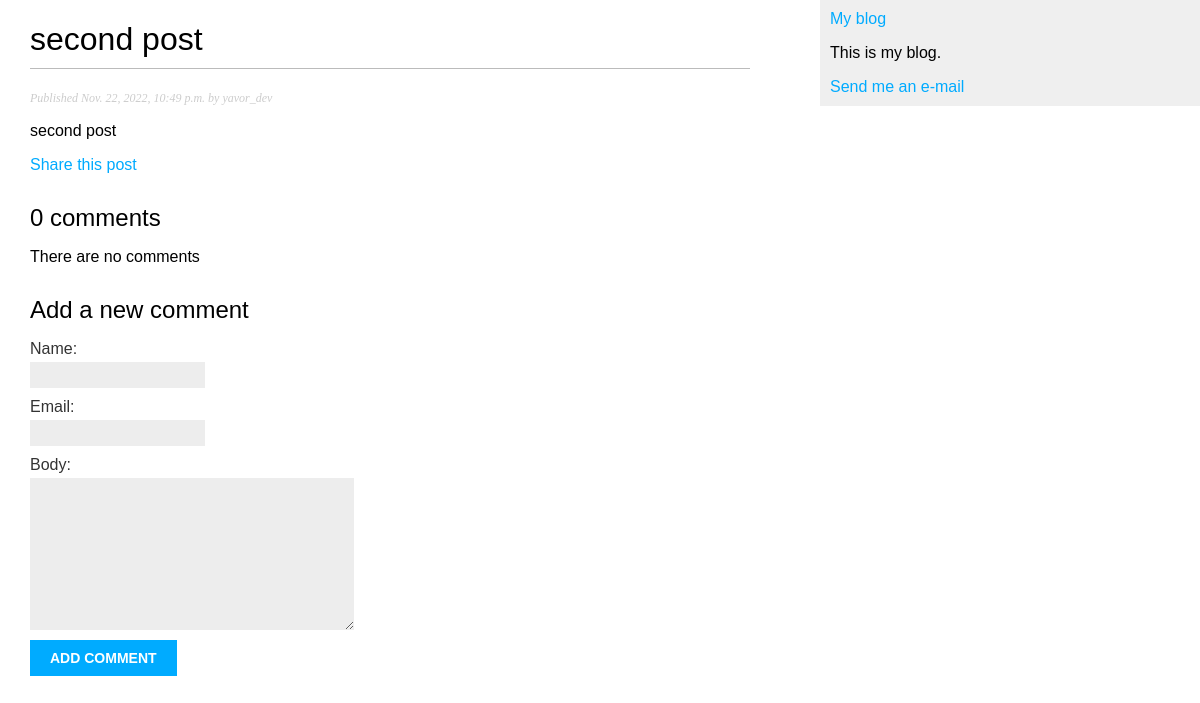
The page /blog/2022/11/22/second-post on the database its author committed.
### blog/models.py (models this page shows, shortened)
class Post(models.Model):
	STATUS_CHOICES = (
		('draft', 'Draft'),
		('published', 'Published'),
	)
	title = models.CharField(max_length=250)
	slug = models.SlugField(max_length=250, unique_for_date='publish')
	author = models.ForeignKey(User, on_delete=models.CASCADE, related_name='blog_posts')
	body = models.TextField()
	publish = models.DateTimeField(default=timezone.now)
	created = models.DateTimeField(auto_now_add=True)
	updated = models.DateTimeField(auto_now=True)
	status = models.CharField(max_length=10, choices=STATUS_CHOICES, default='draft')
	objects = models.Manager() # The default manager
	published = PublishedManager() # Our custom manager
	class Meta:
		ordering = ('-publish',)

### blog/views.py (the view)
# urls.py: path('<int:year>/<int:month>/<int:day>/<slug:post>',views.post_detail, name='post_detail'),
def post_detail(request,year, month, day, post):
	post = get_object_or_404(Post, slug=post, status='published', publish__year=year, publish__month=month, publish__day=day)
	comments = post.comments.filter(active=True)
	form = CommentForm()
	return render(request, 'blog/post/detail.html', {'post': post, 'comments': comments, 'form': form })

### blog/forms.py
class CommentForm(forms.ModelForm):
	class Meta:
		model = Comment
		fields = ['name', 'email', 'body']

### blog/templates/blog/post/detail.html (shortened to what this page needs)
{% extends "blog/base.html" %}
{% block content %}
   <h1>{{ post.title }}</h1>
   <p class="date">
   	Published {{ post.publish }} by {{ post.author }}
   </p>
   {{ post.body|linebreaks }}
   <p>
      <a href="{% url 'blog:post_share' post.id %}">
         Share this post
      </a>
   </p>
   {% with comments.count as total_comments %}
      <h2>{{ total_comments }} comment{{ total_comments|pluralize }}</h2>
   {% endwith %}
   {% for comment in comments %}
      <div class='comment'>
         <p class="info">
            Comment {{ forloop.counter }} by {{ comment.name }}
            {{ comment.created }}
         </p>
         {{ cooment.body|linebreaks }}
      </div>
      {% empty %}
         <p> There are no comments</p>
      {% endfor %}
      {% include "blog/post/includes/comment_form.html" %}
{% endblock %}

### blog/static/css/blog.css (style rules this page uses)
body { margin:0; padding:0; font-family:helvetica, sans-serif; }
a { color:#00abff; text-decoration:none; }
h1 { font-weight:normal; border-bottom:1px solid #bbb; padding:0 0 10px 0; }
h2 { font-weight:normal; margin:30px 0 0; }
p.date { color:#ccc; font-family: georgia, serif; font-size: 12px; font-style: italic; }
label { float:left; clear:both; color:#333; margin-bottom:4px; }
input, textarea { clear:both; float:left; margin:0 0 10px; background:#ededed; border:0; padding:6px 10px; font-size:12px; }

### rows shown on the page
Post: title "second post", publish "Nov. 22, 2022, 10:49 p.m.", author "yavor_dev", body "second post"

### other values the page prints
{{ total_comments }} "0"
